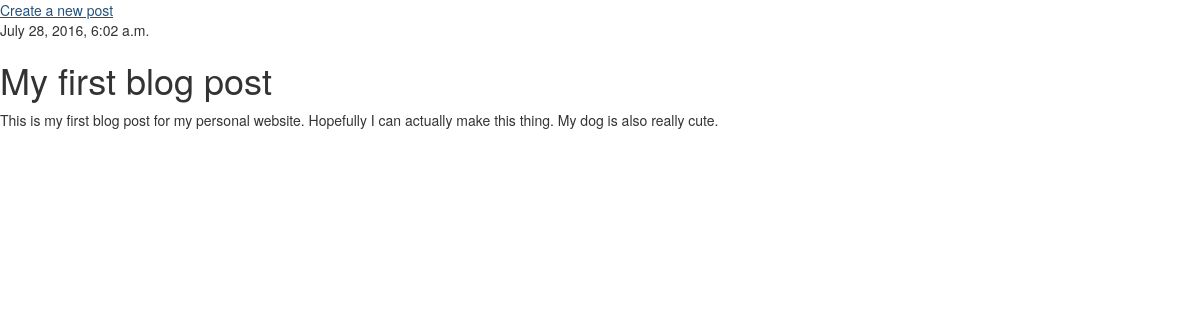
The app's page /post/1/ with its own data.
### blog/models.py (models this page shows, shortened)
class Post(models.Model):
    author = models.ForeignKey('auth.User')
    title = models.CharField(max_length=255)
    text = models.TextField()
    created_date = models.DateTimeField(
        default=timezone.now)
    published_date = models.DateTimeField(
        blank=True, null=True)

### blog/views.py (the view)
# urls.py: url(r'^post/(?P<pk>\d+)/$' , views.post_detail, name='post_detail'),
def post_detail(request, pk):
    post = get_object_or_404(Post, pk=pk)
    return render(request, 'blog/post_detail.html', {"post": post})

### blog/templates/blog/post_detail.html
{% extends 'blog/base.html' %}
{% block content %}
  <div>
  {% if post.published_date %}
  		<div>
  		{{ post.published_date }}
  		</div>
  {% endif %}
  	<h1> {{ post.title }} </h1>
  	<p> {{ post.text | linebreaksbr }}</p>
  </div>
{% endblock %}

### records on screen
Post: published_date "July 28, 2016, 6:02 a.m.", title "My first blog post", text "This is my first blog post for my personal website. Hopefully I can actually make this thing. My dog is also really cute."
